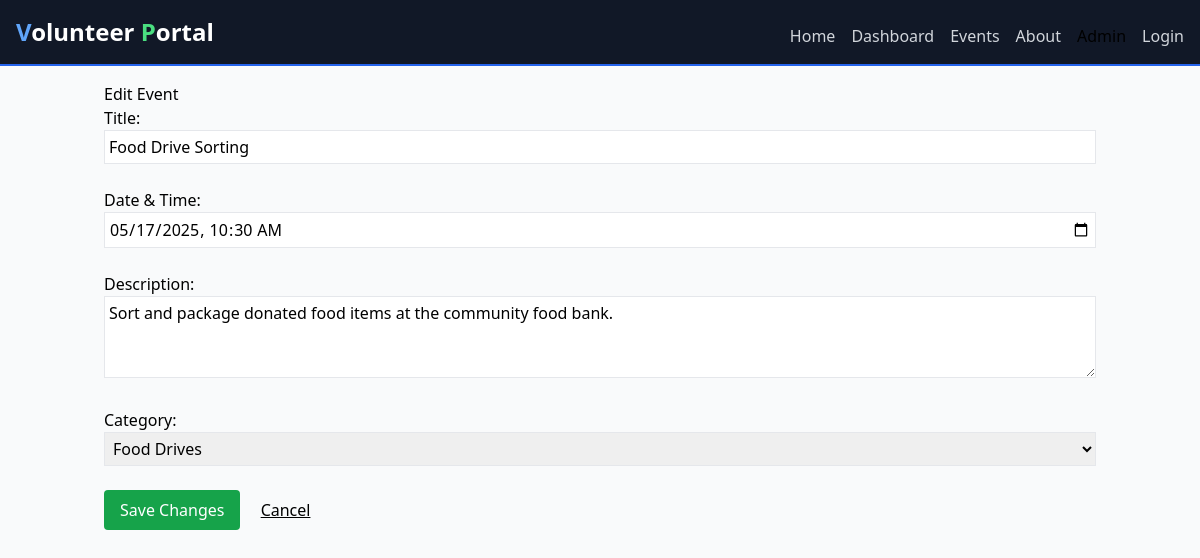
The app's page /admin/edit-event/1 (signed in) with its own data.
### app.py (models this page shows)
class Event(db.Model):
    id          = db.Column(db.Integer, primary_key=True)
    title       = db.Column(db.String(100), nullable=False)
    date        = db.Column(db.DateTime, nullable=False)
    description = db.Column(db.Text)
    category    = db.Column(db.String(50), nullable=False, default='General')

### app.py (the view, shortened to what this page needs)
@app.route('/admin/edit-event/<int:event_id>', methods=['GET','POST'])
def edit_event(event_id):
    if session.get('role') != 'admin':
        return redirect(url_for('admin_login'))
    ev = Event.query.get_or_404(event_id)
    return render_template('edit_event.html', event=ev)

### templates/edit_event.html (shortened to what this page needs)
{% extends "base.html" %}
{% block content %}
  <h2>Edit Event</h2>
  <form method="post">
    <label>
      Title:<br>
      <input name="title" value="{{ event.title }}" required class="border p-1 w-full">
    </label><br><br>
    <label>
      Date & Time:<br>
      <input name="date" type="datetime-local"
             value="{{ event.date.strftime('%Y-%m-%dT%H:%M') }}"
             required class="border p-1 w-full">
    </label><br><br>
    <label>
      Description:<br>
      <textarea name="description" class="border p-1 w-full" rows="3">{{ event.description }}</textarea>
    </label><br><br>
    <label>
      Category:<br>
      <select name="category" required class="border p-1 w-full">
        <option value="Food Drives"    {% if event.category=='Food Drives'    %}selected{% endif %}>Food Drives</option>
      </select>
    </label><br><br>
    <button type="submit" class="px-4 py-2 bg-green-600 text-white rounded">
      Save Changes
    </button>
    <a href="{{ url_for('admin_dashboard') }}" class="ml-4 underline">Cancel</a>
  </form>
{% endblock %}

### records on screen
Event: title "Food Drive Sorting", date "05/17/2025 10:30", description "Sort and package donated food items at the community food bank.", category "Food Drives"
